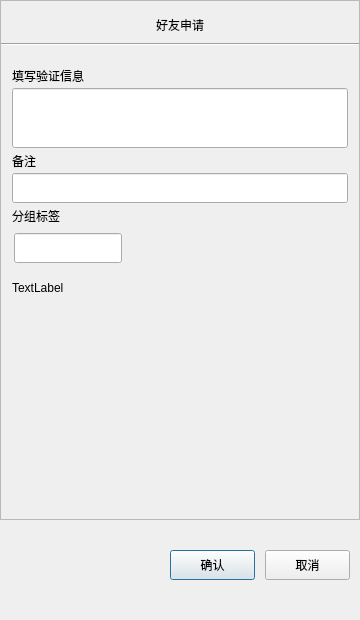
<?xml version="1.0" encoding="UTF-8"?>
<ui version="4.0">
 <class>ApplyFriendClass</class>
 <widget class="QDialog" name="ApplyFriendClass">
  <property name="geometry">
   <rect>
    <x>0</x>
    <y>0</y>
    <width>360</width>
    <height>620</height>
   </rect>
  </property>
  <property name="minimumSize">
   <size>
    <width>360</width>
    <height>620</height>
   </size>
  </property>
  <property name="maximumSize">
   <size>
    <width>360</width>
    <height>620</height>
   </size>
  </property>
  <property name="windowTitle">
   <string>ApplyFriend</string>
  </property>
  <layout class="QVBoxLayout" name="verticalLayout">
   <property name="spacing">
    <number>0</number>
   </property>
   <property name="leftMargin">
    <number>0</number>
   </property>
   <property name="topMargin">
    <number>0</number>
   </property>
   <property name="rightMargin">
    <number>0</number>
   </property>
   <property name="bottomMargin">
    <number>0</number>
   </property>
   <item>
    <widget class="QScrollArea" name="scrollArea">
     <property name="minimumSize">
      <size>
       <width>0</width>
       <height>520</height>
      </size>
     </property>
     <property name="maximumSize">
      <size>
       <width>16777215</width>
       <height>520</height>
      </size>
     </property>
     <property name="sizeIncrement">
      <size>
       <width>0</width>
       <height>0</height>
      </size>
     </property>
     <property name="widgetResizable">
      <bool>true</bool>
     </property>
     <widget class="QWidget" name="scrollcontents">
      <property name="geometry">
       <rect>
        <x>0</x>
        <y>0</y>
        <width>358</width>
        <height>518</height>
       </rect>
      </property>
      <layout class="QVBoxLayout" name="verticalLayout_2">
       <property name="leftMargin">
        <number>0</number>
       </property>
       <property name="rightMargin">
        <number>0</number>
       </property>
       <item>
        <widget class="QLabel" name="apply_label">
         <property name="minimumSize">
          <size>
           <width>0</width>
           <height>25</height>
          </size>
         </property>
         <property name="maximumSize">
          <size>
           <width>16777215</width>
           <height>25</height>
          </size>
         </property>
         <property name="text">
          <string>好友申请</string>
         </property>
         <property name="alignment">
          <set>Qt::AlignmentFlag::AlignCenter</set>
         </property>
        </widget>
       </item>
       <item>
        <widget class="Line" name="line">
         <property name="orientation">
          <enum>Qt::Orientation::Horizontal</enum>
         </property>
        </widget>
       </item>
       <item>
        <widget class="QWidget" name="widget" native="true">
         <layout class="QVBoxLayout" name="verticalLayout_3">
          <property name="spacing">
           <number>0</number>
          </property>
          <property name="bottomMargin">
           <number>0</number>
          </property>
          <item>
           <widget class="QLabel" name="label">
            <property name="minimumSize">
             <size>
              <width>0</width>
              <height>25</height>
             </size>
            </property>
            <property name="maximumSize">
             <size>
              <width>16777215</width>
              <height>25</height>
             </size>
            </property>
            <property name="text">
             <string>填写验证信息</string>
            </property>
           </widget>
          </item>
          <item>
           <widget class="TruncateEdit" name="verify_info_edit">
            <property name="minimumSize">
             <size>
              <width>0</width>
              <height>60</height>
             </size>
            </property>
            <property name="maximumSize">
             <size>
              <width>16777215</width>
              <height>60</height>
             </size>
            </property>
            <property name="sizeIncrement">
             <size>
              <width>0</width>
              <height>0</height>
             </size>
            </property>
           </widget>
          </item>
          <item>
           <widget class="QLabel" name="label_2">
            <property name="minimumSize">
             <size>
              <width>0</width>
              <height>25</height>
             </size>
            </property>
            <property name="maximumSize">
             <size>
              <width>16777215</width>
              <height>25</height>
             </size>
            </property>
            <property name="text">
             <string>备注</string>
            </property>
           </widget>
          </item>
          <item>
           <widget class="TruncateEdit" name="back_name_edit">
            <property name="minimumSize">
             <size>
              <width>0</width>
              <height>30</height>
             </size>
            </property>
            <property name="maximumSize">
             <size>
              <width>16777215</width>
              <height>30</height>
             </size>
            </property>
           </widget>
          </item>
          <item>
           <widget class="QLabel" name="label_3">
            <property name="minimumSize">
             <size>
              <width>0</width>
              <height>25</height>
             </size>
            </property>
            <property name="maximumSize">
             <size>
              <width>16777215</width>
              <height>25</height>
             </size>
            </property>
            <property name="text">
             <string>分组标签</string>
            </property>
           </widget>
          </item>
          <item>
           <widget class="QWidget" name="friend_group_widget" native="true">
            <!-- 这里原本写死 minimumSize 高度 = 50，会把本控件「由布局算出的
                 最小高度」盖掉（QLayout 里显式 minSize > 0 时直接覆盖
                 minimumSizeHint），于是外层只给 50px，布局就把它内部的
                 input_tip 往上挤、压在 grid 上（实测 grid 170px 时
                 input_tip 被放到 y=121）。
                 高度交给布局按 grid + input_tip 自己算，故不再设。 -->
            <layout class="QVBoxLayout" name="verticalLayout_4">
             <property name="spacing">
              <number>0</number>
             </property>
             <property name="leftMargin">
              <number>0</number>
             </property>
             <property name="topMargin">
              <number>0</number>
             </property>
             <property name="rightMargin">
              <number>0</number>
             </property>
             <item>
              <widget class="QWidget" name="grid" native="true">
               <property name="minimumSize">
                <size>
                 <width>0</width>
                 <height>40</height>
                </size>
               </property>
               <property name="maximumSize">
                <size>
                 <width>16777215</width>
                 <height>40</height>
                </size>
               </property>
               <widget class="TruncateEdit" name="label_edit">
                <property name="geometry">
                 <rect>
                  <x>2</x>
                  <y>5</y>
                  <width>108</width>
                  <height>30</height>
                 </rect>
                </property>
                <property name="minimumSize">
                 <size>
                  <width>0</width>
                  <height>30</height>
                 </size>
                </property>
                <property name="maximumSize">
                 <size>
                  <width>16777215</width>
                  <height>30</height>
                 </size>
                </property>
               </widget>
              </widget>
             </item>
             <item>
              <widget class="QWidget" name="input_tip" native="true">
               <property name="minimumSize">
                <size>
                 <width>0</width>
                 <height>40</height>
                </size>
               </property>
               <property name="maximumSize">
                <size>
                 <width>16777215</width>
                 <height>40</height>
                </size>
               </property>
               <layout class="QVBoxLayout" name="verticalLayout_5">
                <property name="spacing">
                 <number>0</number>
                </property>
                <property name="leftMargin">
                 <number>0</number>
                </property>
                <property name="topMargin">
                 <number>0</number>
                </property>
                <property name="rightMargin">
                 <number>0</number>
                </property>
                <property name="bottomMargin">
                 <number>0</number>
                </property>
                <item>
                 <widget class="ClickedOnceLabel" name="tip_label">
                  <property name="text">
                   <string>TextLabel</string>
                  </property>
                 </widget>
                </item>
               </layout>
              </widget>
             </item>
            </layout>
           </widget>
          </item>
          <item>
           <widget class="QWidget" name="widget_2" native="true">
            <!-- 同上：原先写死 minimumSize 高度 = 60，会盖掉本控件由布局算出的
                 最小高度（候选区 label_list 是固定高度，实测需要 167px）。
                 结果外层只给 60px，label_list 超出的部分被父控件裁掉——
                 候选标签最后一行显示不全就是这个原因。
                 高度交给布局算，故不再设。 -->
            <layout class="QHBoxLayout" name="horizontalLayout_2">
             <property name="spacing">
              <number>2</number>
             </property>
             <property name="leftMargin">
              <number>0</number>
             </property>
             <property name="topMargin">
              <number>0</number>
             </property>
             <property name="rightMargin">
              <number>0</number>
             </property>
             <property name="bottomMargin">
              <number>0</number>
             </property>
             <item>
              <widget class="QWidget" name="label_list" native="true">
               <property name="minimumSize">
                <size>
                 <width>287</width>
                 <height>50</height>
                </size>
               </property>
               <property name="maximumSize">
                <size>
                 <width>10000</width>
                 <height>16777215</height>
                </size>
               </property>
              </widget>
             </item>
             <item>
              <widget class="QWidget" name="more_label_widget" native="true">
               <property name="minimumSize">
                <size>
                 <width>25</width>
                 <height>0</height>
                </size>
               </property>
               <property name="maximumSize">
                <size>
                 <width>25</width>
                 <height>16777215</height>
                </size>
               </property>
               <layout class="QVBoxLayout" name="verticalLayout_6">
                <property name="spacing">
                 <number>0</number>
                </property>
                <property name="leftMargin">
                 <number>0</number>
                </property>
                <property name="topMargin">
                 <number>0</number>
                </property>
                <property name="rightMargin">
                 <number>0</number>
                </property>
                <property name="bottomMargin">
                 <number>0</number>
                </property>
                <item>
                 <spacer name="verticalSpacer_4">
                  <property name="orientation">
                   <enum>Qt::Orientation::Vertical</enum>
                  </property>
                  <property name="sizeHint" stdset="0">
                   <size>
                    <width>20</width>
                    <height>0</height>
                   </size>
                  </property>
                 </spacer>
                </item>
                <item>
                 <widget class="ClickedOnceLabel" name="more_label">
                  <property name="minimumSize">
                   <size>
                    <width>25</width>
                    <height>25</height>
                   </size>
                  </property>
                  <property name="maximumSize">
                   <size>
                    <width>25</width>
                    <height>25</height>
                   </size>
                  </property>
                  <property name="text">
                   <string/>
                  </property>
                  <property name="pixmap">
                   <pixmap resource="rc.qrc">:/assets/images/add-user.png</pixmap>
                  </property>
                  <property name="alignment">
                   <set>Qt::AlignmentFlag::AlignCenter</set>
                  </property>
                 </widget>
                </item>
                <item>
                 <spacer name="verticalSpacer_3">
                  <property name="orientation">
                   <enum>Qt::Orientation::Vertical</enum>
                  </property>
                  <property name="sizeHint" stdset="0">
                   <size>
                    <width>20</width>
                    <height>0</height>
                   </size>
                  </property>
                 </spacer>
                </item>
               </layout>
              </widget>
             </item>
            </layout>
           </widget>
          </item>
          <item>
           <spacer name="verticalSpacer_5">
            <property name="orientation">
             <enum>Qt::Orientation::Vertical</enum>
            </property>
            <property name="sizeHint" stdset="0">
             <size>
              <width>20</width>
              <height>40</height>
             </size>
            </property>
           </spacer>
          </item>
         </layout>
        </widget>
       </item>
      </layout>
     </widget>
    </widget>
   </item>
   <item>
    <spacer name="verticalSpacer">
     <property name="orientation">
      <enum>Qt::Orientation::Vertical</enum>
     </property>
     <property name="sizeType">
      <enum>QSizePolicy::Policy::Fixed</enum>
     </property>
     <property name="sizeHint" stdset="0">
      <size>
       <width>20</width>
       <height>10</height>
      </size>
     </property>
    </spacer>
   </item>
   <item>
    <widget class="QWidget" name="apply_sure_widget" native="true">
     <property name="minimumSize">
      <size>
       <width>0</width>
       <height>50</height>
      </size>
     </property>
     <layout class="QHBoxLayout" name="horizontalLayout">
      <property name="spacing">
       <number>10</number>
      </property>
      <property name="leftMargin">
       <number>0</number>
      </property>
      <property name="topMargin">
       <number>0</number>
      </property>
      <property name="rightMargin">
       <number>0</number>
      </property>
      <property name="bottomMargin">
       <number>0</number>
      </property>
      <item>
       <spacer name="horizontalSpacer">
        <property name="orientation">
         <enum>Qt::Orientation::Horizontal</enum>
        </property>
        <property name="sizeHint" stdset="0">
         <size>
          <width>40</width>
          <height>20</height>
         </size>
        </property>
       </spacer>
      </item>
      <item>
       <widget class="ClickedButton" name="sure_button">
        <property name="minimumSize">
         <size>
          <width>85</width>
          <height>30</height>
         </size>
        </property>
        <property name="maximumSize">
         <size>
          <width>85</width>
          <height>30</height>
         </size>
        </property>
        <property name="text">
         <string>确认</string>
        </property>
       </widget>
      </item>
      <item>
       <widget class="ClickedButton" name="cancel_button">
        <property name="minimumSize">
         <size>
          <width>85</width>
          <height>30</height>
         </size>
        </property>
        <property name="maximumSize">
         <size>
          <width>85</width>
          <height>30</height>
         </size>
        </property>
        <property name="text">
         <string>取消</string>
        </property>
       </widget>
      </item>
      <item>
       <spacer name="horizontalSpacer_2">
        <property name="orientation">
         <enum>Qt::Orientation::Horizontal</enum>
        </property>
        <property name="sizeType">
         <enum>QSizePolicy::Policy::Fixed</enum>
        </property>
        <property name="sizeHint" stdset="0">
         <size>
          <width>10</width>
          <height>20</height>
         </size>
        </property>
       </spacer>
      </item>
     </layout>
    </widget>
   </item>
   <item>
    <spacer name="verticalSpacer_2">
     <property name="orientation">
      <enum>Qt::Orientation::Vertical</enum>
     </property>
     <property name="sizeType">
      <enum>QSizePolicy::Policy::Fixed</enum>
     </property>
     <property name="sizeHint" stdset="0">
      <size>
       <width>20</width>
       <height>20</height>
      </size>
     </property>
    </spacer>
   </item>
  </layout>
 </widget>
 <layoutdefault spacing="6" margin="11"/>
 <customwidgets>
  <customwidget>
   <class>ClickedButton</class>
   <extends>QPushButton</extends>
   <header location="global">ClickedButton.h</header>
  </customwidget>
  <customwidget>
   <class>TruncateEdit</class>
   <extends>QLineEdit</extends>
   <header location="global">TruncateEdit.h</header>
  </customwidget>
  <customwidget>
   <class>ClickedOnceLabel</class>
   <extends>QLabel</extends>
   <header location="global">ClickedOnceLabel.h</header>
  </customwidget>
 </customwidgets>
 <resources>
  <include location="rc.qrc"/>
 </resources>
 <connections/>
</ui>
